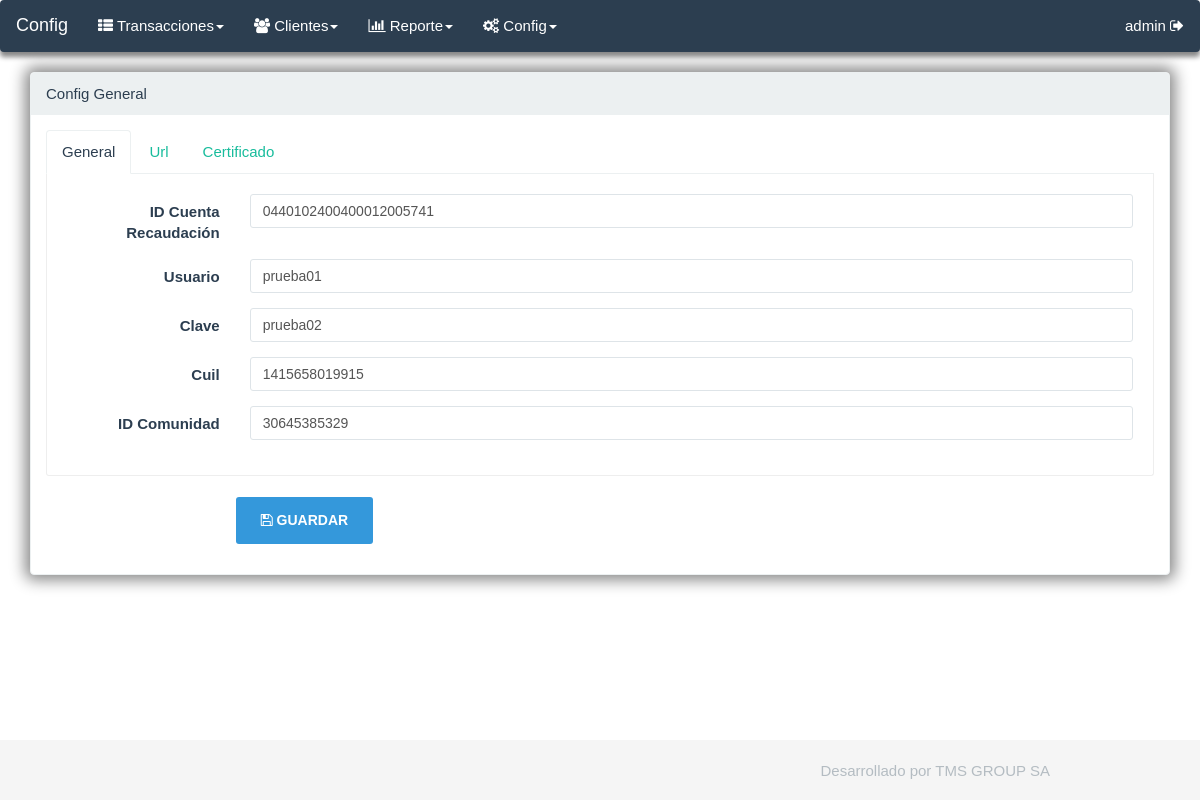
The app's page /views/config_general.php (signed in) with its own data.
### tables this page shows
CREATE TABLE IF NOT EXISTS `config` (
  `id_config` int(11) NOT NULL AUTO_INCREMENT,
  `id_cuentarecaudacion` varchar(64) NOT NULL,
  `Nombre_usuario` varchar(12) NOT NULL,
  `Clave` varchar(12) NOT NULL,
  `cuil` varchar(128) NOT NULL,
  `url_post` varchar(128) NOT NULL,
  `url_reporte` varchar(128) NOT NULL,
  `url_estado_transferencia` varchar(128) NOT NULL,
  `url_estado_incremental` varchar(128) NOT NULL,
  `url_preconfeccion` varchar(128) NOT NULL,
  `url_cierre_comunidad` varchar(128) NOT NULL,
  `url_interbanking` varchar(128) NOT NULL,
  `id_comunidad` varchar(32) NOT NULL,
  `id_config_certificado` int(11) NOT NULL,
  `id_pais` int(11) NOT NULL,
  `certificado` varchar(128) NOT NULL,
  `clave_privada` text NOT NULL,
  `active` int(11) NOT NULL DEFAULT '1',
  PRIMARY KEY (`id_config`)
);

### helpers/h_language.php (called while the page is built, shortened)
<?php
$language['alias']						= 'Alias';
$language['alta']						= 'Alta';
$language['archivo']					= 'Archivo';
$language['archivo_delete']				= 'El archivo no se encontraba en el servidor';
$language['apellido']					= 'Apellido';
$language['ayuda']						= 'Ayuda';
$language['ayuda_estado']				= 'Filtro por estado de transferencia, si no se coloca el estado, la consulta devuelve todos los estados de las transferencias';
$language['ayuda_importe']				= 'Filtro de Importe, Numérico de 10 enteros y 2 decimales';
$language['ayuda_fecha']				= 'Filtro de Fecha de Concertación';
$language['ayuda_operacion']			= 'Filtro por número de Operación, Alfanumérico de 10 posiciones';
$language['borrar']						= 'Borrar';
$language['buscar']						= 'Buscar';
$language['cadena']						= 'Cadena';
$language['cantidad']					= 'Cantidad';
$language['cerrar']						= 'Cerrar';
$language['certificado']				= 'Certificado';
$language['cierre']						= 'Cierre';
$language['cierre_no']					= 'El cierre no fue confeccionado';
$language['cierre_ok']					= 'Ya se ha realizado el cierre, en este momento las transferencias en estado ´Enviada Banco Credito´ compensan';
$language['clave']						= 'Clave';
$language['clave_privada']				= 'Clave privada';
$language['cliente']					= 'Cliente';
$language['clientes']					= 'Clientes';
$language['comunidad']					= 'Comunidad';
$language['compensacion']				= 'Compensación';
$language['comprobante']				= 'Comprobante';
$language['config']						= 'Config';
$language['confirm_eliminar']			= 'Esta seguro que quiere eliminar el registro?';
$language['confirm_volver']				= '¿Esta seguro? no se guardaran los cambios';
$language['control_size']				= 'El archivo pesa más de lo que debería, controlar si todo esta ok';
$language['cuenta']						= 'Cuenta';
$language['cuil']						= 'Cuil';
$language['delete_ok']					= 'El registro se ha dado de baja con éxito';
$language['desarrollado']				= 'Desarrollado por TMS GROUP SA';
$language['descargar']					= 'Descargar';
$language['descripcion']				= 'Descripción';
$language['desde']						= 'Desde';
$language['detalle']					= 'Detalle';
$language['direccion']					= 'Dirección';
$language['editar']						= 'Editar';
$language['email']						= 'Email';
$language['enviar']						= 'Enviar';
$language['error_dato']					= 'Error en el dato: ';
$language['estado']						= 'Estado';
$language['extension_error']			= 'La extensión del archivo no es la correcta';
$language['general']					= 'General';
$language['generar_cierre']				= 'Generar cierre';
$language['generar_informe']			= 'Generar informe de interbanking ';
$language['generar_incremental']		= 'Generar incremental de interbanking ';
$language['generar_preconfeccion']		= 'Generar pago';
$language['guardar']					= 'Guardar';
$language['hasta']						= 'Hasta';
$language['id']							= 'ID';
$language['id_cuentarecaudacion']		= 'ID Cuenta Recaudación';
$language['incremental']				= 'Incremental';
$language['inicio']						= 'Inicio';
$language['info_cierre']				= 'El siguiente link responde con el resumen de los estados de las transferencias';
$language['info_estados']				= 'El siguiente link es para informarse sobre los estados de las transferencias que les hicieron sus clientes.';
$language['info_informe']				= 'El siguiente link muestra el reporte de transferencia, previo Login';
$language['info_incremental']			= 'Las consultas incrementales las hacen las comunidades a través de Interbanking, para tener
control sobre los estados de las transferencias que les hicieron sus clientes.
A diferencia de la consulta de estados, donde la misma se hace por filtros, en esta solo se pide
que se notifique los cambios de estados de las transferencias de cada comunidad que
implementa esta funcionalidad.	';

### models/Model.php (called while the page is built, shortened)
<?php
class Model
{
    public function __construct()
    {
    	$this->_db = new mysqli(DB_HOST, DB_USER, DB_PASS, DB_NAME);
    }
}

### models/My_model.php (called while the page is built, shortened)
<?php
include_once('Model.php');
class MY_Model extends Model
{
	protected $_tablename	= '';
	protected $_order		= '';
	function __construct(
				$tablename	= null,
				$id			= null,
				$name		= null,
				$order		= null,
				$data_model	= null
				)
	{
		$this->_tablename	= $tablename;
		$this->_order		= $order;
	}
	public function get_registros($where = NULL)
    {
    	if($where == NULL)
		{
			$consulta = 'SELECT * FROM '.$this->_tablename.' ORDER BY '.$this->_order;
		}
		else
		{
			$consulta = 'SELECT * FROM '.$this->_tablename.' WHERE '.$where.' ORDER BY '.$this->_order;
		}
		$result = $this->_db->query($consulta);
		if($result->num_rows > 0)
		{
			while($row = $result->fetch_array())
			{
				$rows[] = $row;
			}
			return $rows;
		}
		else
		{
			return FALSE;
		}
    }
}

### helpers/h_form.php (called while the page is built, shortened)
<?php
function decrypt($string)
{
	$key	= _COOKIE_KEY_;
	$result = '';
	$string = base64_decode($string);
	for($i=0; $i<strlen($string); $i++)
	{
		$char		= substr($string, $i, 1);
		$keychar	= substr($key, ($i % strlen($key))-1, 1);
		$char		= chr(ord($char)-ord($keychar));
		$result		.= $char;
	}
	return $result;
}

### views/config_general.php (the view, shortened to what this page needs)
<?php
include_once('menu.php');
$config						= new m_config();
$variable = $config->get_registros('active = 1');
foreach ($variable as $row)
{
	$valores = $row;
}
?>
<div class='row'>
	<div class="col-md-12">
		<div class="panel panel-default">
			<div class="panel-heading">
				<?php echo get_panel_heading();	?>
			</div>
			<div class="panel-body">
				<form class="form-horizontal" method="post" onsubmit="return validar_config();">
					<ul class="nav nav-tabs">
						<li class="active"><a href="#tab1" data-toggle="tab"><?php echo $language['general'] ?></a></li>
    					<li><a href="#tab2" data-toggle="tab"><?php echo $language['url'] ?></a></li>
    					<li><a href="#tab3" data-toggle="tab"><?php echo $language['certificado'] ?></a></li>
					</ul>
  					<div class="tab-content">
					<div class="tab-pane active" id="tab1">
					<div class="form-group">
						<label class="col-sm-2 control-label">
							<?php echo $language['id_cuentarecaudacion'] ?>
						</label>
						<div class="col-sm-10">
							<input class="form-control" id="id_cuentarecaudacion" name="id_cuentarecaudacion" value="<?php echo decrypt($valores['id_cuentarecaudacion'])?>" required>
						</div>
					</div>
					<div class="form-group">
						<label class="col-sm-2 control-label">
							<?php echo $language['usuario'] ?>
						</label>
						<div class="col-sm-10">
							<input class="form-control" id="Nombre_usuario" name="Nombre_usuario" value="<?php echo decrypt($valores['Nombre_usuario'])?>" required>
						</div>
					</div>
					<div class="form-group">
						<label class="col-sm-2 control-label">
							<?php echo $language['clave'] ?>
						</label>
						<div class="col-sm-10">
							<input class="form-control" id="Clave" name="Clave" value="<?php echo decrypt($valores['Clave'])?>" required>
						</div>
					</div>
					<div class="form-group">
						<label class="col-sm-2 control-label">
							<?php echo $language['cuil'] ?>
						</label>
						<div class="col-sm-10">
							<input class="form-control" id="cuil" name="cuil" value="<?php echo decrypt($valores['cuil'])?>" required>
						</div>
					</div>
					<div class="form-group">
						<label for="inputEmail3" class="col-sm-2 control-label">
							<?php echo $language['id']." ".$language['comunidad'] ?>
						</label>
						<div class="col-sm-10">
							<input class="form-control" id="id_comunidad" name="id_comunidad" value="<?php echo decrypt($valores['id_comunidad'])?>" required>
						</div>
					</div>
					</div>
					</div>
					<br>
					<div class="form-group">
						<div class="col-sm-offset-2 col-sm-10">
							<button type="submit" class="btn btn-info btn-lg" name="guardar" value="<?php echo $valores['id_config']?>">
								<i class="fa fa-floppy-o"></i>
								<?php echo $language['guardar'] ?>
							</button>
						</div>
					</div>
				</form>
			</div>
		</div>
	</div>
</div>
<?php
include_once('footer.php');
?>

### libraries/eden-ui/skins/eden.css (style rules this page uses)
a { color: #18bc9c; text-decoration: none; font-weight: 300; }
ul, ol { margin-top: 0; margin-bottom: 10.5px; }
.btn { font-family: 'Montserrat', sans-serif; -webkit-transition: all 0.2s ease; transition: all 0.2s ease; text-transform: uppercase; font-weight: 700; font-size: 12px; padding: 8.3px 16px; border-radius: 3px; border:0 !important; }
.btn-lg { padding: 14px 25px; font-size: 14px; }
.btn { border: 0; }
.btn-info,.flat-info, .flat-info.btn-bordered:hover { background-color: rgb(52, 152, 219); color: #ffffff; }
.nav-tabs { border-bottom: 1px solid #ecf0f1; }
.nav-tabs > li { float: left; margin-bottom: -1px; }
.nav-tabs > li > a { margin-right: 2px; line-height: 1.42857143; border: 1px solid transparent; border-radius: 4px 4px 0 0; }
.nav-tabs > li.active > a, .nav-tabs > li.active > a:hover, .nav-tabs > li.active > a:focus { color: #2c3e50; background-color: #ffffff; border: 1px solid #ecf0f1; border-bottom-color: transparent; cursor: default; }
.tab-content { padding: 20px; border: 1px solid #eeeeee; border-top: 0; border-bottom-left-radius: 3px; border-bottom-right-radius: 3px; }
.panel { box-shadow: 0px 0px 15px 5px #888888 }
.panel-default { border-color: #ecf0f1; }
.panel-default > .panel-heading { color: #2c3e50; background-color: #ecf0f1; border-color: #ecf0f1; }
.form-control { border-radius: 3px; box-shadow: none; border-color: #dee4e8; }

### records on screen
config: id_cuentarecaudacion "0440102400400012005741", Nombre_usuario "prueba01", Clave "prueba02", cuil "1415658019915", id_comunidad "30645385329"

### other values on screen
$language['config'] "Config"
$language['transacciones'] "Transacciones"
$language['clientes'] "Clientes"
$language['reporte'] "Reporte"
$_SESSION['nombre'] "admin"
get_panel_heading() "Config General"
$language['general'] "General"
$language['url'] "Url"
$language['certificado'] "Certificado"
$language['id_cuentarecaudacion'] "ID Cuenta Recaudación"
$language['usuario'] "Usuario"
$language['clave'] "Clave"
$language['cuil'] "Cuil"
$language['id'] "ID"
$language['comunidad'] "Comunidad"
